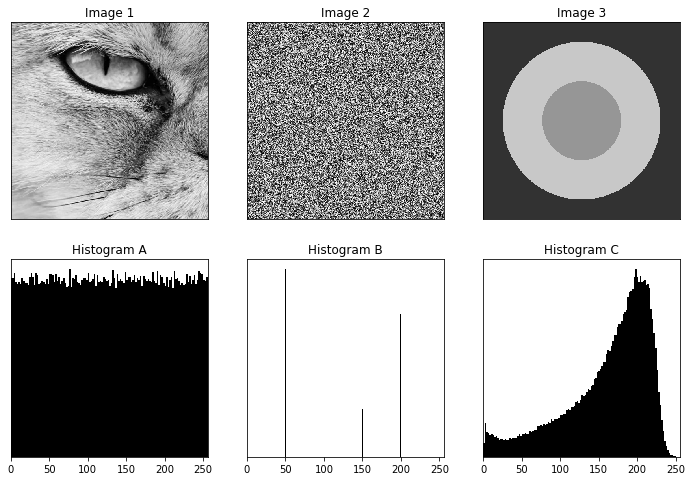
#> input picture 2. Data Science/04. Working with Images and Text/04. Test/histograms.png, 692 x 481 px
$ jupyter execute --allow-errors 'Test works.ipynb'
#> lines starting #> are read from the running program, lines starting #| are printed output that depends on the picture; after the words box and inside, x2 and y2 are one past the last pixel; in counts of white or black regions, pixels touching at a corner belong together
[cell 1]
import matplotlib.pyplot as plt
import skimage.io
import numpy as np
import skimage.morphology
import pandas as pd
import urllib.request as req
import re
from collections import Counter
import nltk
from nltk.corpus import stopwords
import os
from string import punctuation

[cell 2]
images = skimage.io.imread("histograms.png")
#> images is the input picture: shape (481, 692, 4); mean R, G, B, A 172.9, 172.9, 172.9, 255
hamburger = skimage.io.imread("hamburger.jpg")
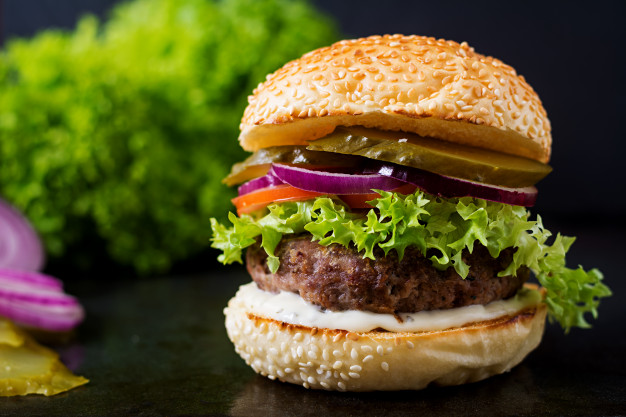
#> input picture 2. Data Science/04. Working with Images and Text/04. Test/hamburger.jpg, 626 x 417 px
#> hamburger is the input picture: shape (417, 626, 3); mean R, G, B 90.1, 84.1, 36.8

[cell 3]
plt.figure(figsize=(8, 8))
skimage.io.imshow(images)
plt.show()

[cell 4]
image1 = images[25:215, 20:200]
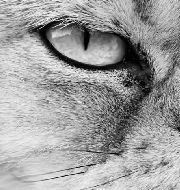
#> image1: shape (190, 180, 4); mean R, G, B, A 158.7, 158.7, 158.7, 255
image2 = images[25:215, 250:440]
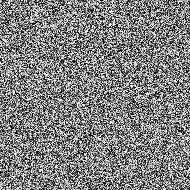
#> image2: shape (190, 190, 4); mean R, G, B, A 128.3, 128.3, 128.3, 255
image3 = images[25:215, 485:680]
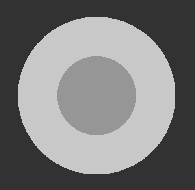
#> image3: shape (190, 195, 4); mean R, G, B, A 122.4, 122.4, 122.4, 255

[cell 5]
plt.figure(figsize=(8, 8))
skimage.io.imshow(image3)
plt.show()

[cell 6]
for x in range(3):
    plt.hist(image1[:, :, x].ravel(), bins=256)
plt.show()
#> figure, not shown here; tallest bar 668 high, from x = 210.8 to 211.8; tallest bar 668 high, from x = 210.8 to 211.8; tallest bar 668 high, from x = 210.8 to 211.8

[cell 7]
for x in range(3):
    plt.hist(image2[:, :, x].ravel(), bins=256)
plt.show()

[cell 8]
plt.hist(image2[:, :, 0].ravel(), bins=256)
plt.show()
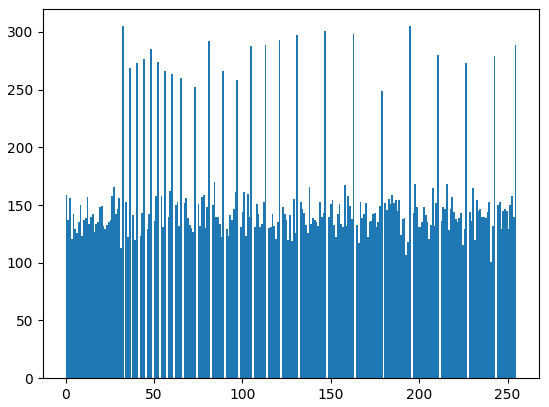
#> figure drawn by matplotlib, 1 panel

[cell 9]
for x in range(3):
    plt.hist(image3[:, :, x].ravel(), bins=256)
plt.xticks(np.arange(0, 256, step=50))
plt.show()
#> figure, not shown here; tallest bar 17545 high, from x = 50 to 50.59; tallest bar 17545 high, from x = 50 to 50.59; tallest bar 17545 high, from x = 50 to 50.59

[cell 10]
plt.hist(image3[:, :, 3].ravel(), bins=256)
plt.show()
#> figure, not shown here; tallest bar 37050 high, from x = 255 to 255

[cell 11]
hamburger.shape
#> Out = (417, 626, 3)

[cell 12]
red, green, blue = [hamburger[:, :, x] for x in range(3)]
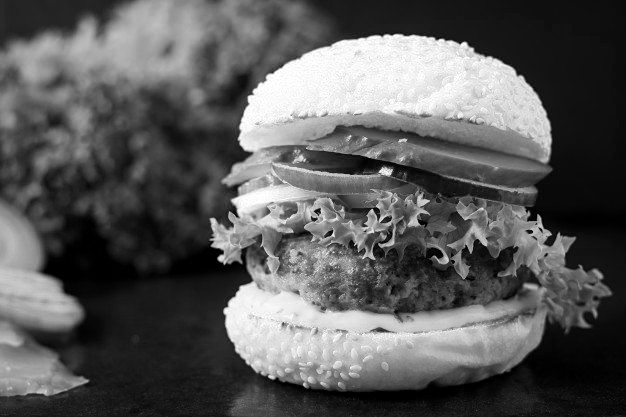
#> red: shape (417, 626); min 0, max 255, mean 90.1
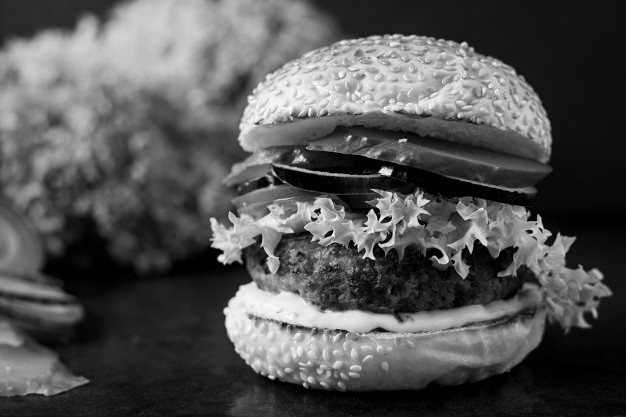
#> green: shape (417, 626); min 0, max 255, mean 84.1
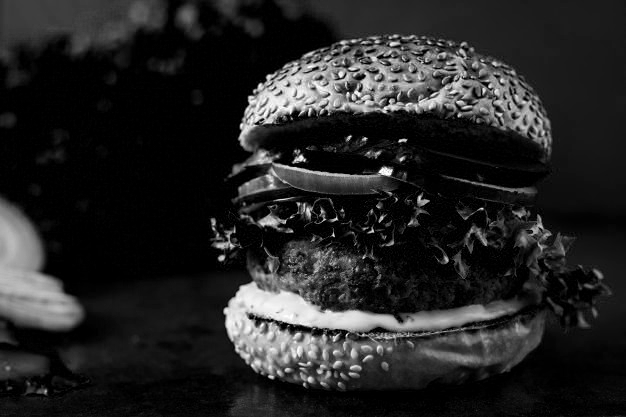
#> blue: shape (417, 626); min 0, max 255, mean 36.8

[cell 13]
colors = ["red", "green", "blue"]
for x in range(3):
    channel = hamburger[:, :, x].ravel()
    plt.hist(channel, bins=256, color=colors[x], alpha=0.7)
    print(f"{colors[x]}: {channel.mean()}")
    print(channel)
#> this loop made 3 passes
#> (printed output is left out)
plt.ylim(0, 10000)
plt.xticks(np.arange(0, 256, step=50))
plt.show()
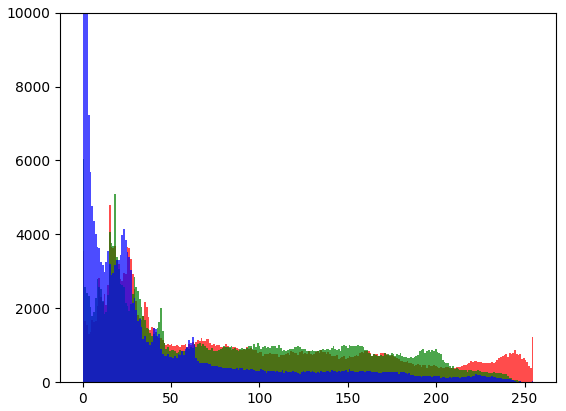
#> figure drawn by matplotlib, 1 panel; tallest bar 4795 high, from x = 14.94 to 15.94; tallest bar 6027 high, from x = 0 to 0.996; tallest bar 51823 high, from x = 0 to 0.996

[cell 14]
hamburger[:, :, 2]

[cell 15]
marker = skimage.morphology.square(3)

[cell 16]
marker

[cell 17]
blue_channel = hamburger[:, :, 2]

[cell 18]
blue_channel

[cell 19]
binary_opening_blue_channel = skimage.morphology.binary_opening(blue_channel, marker)
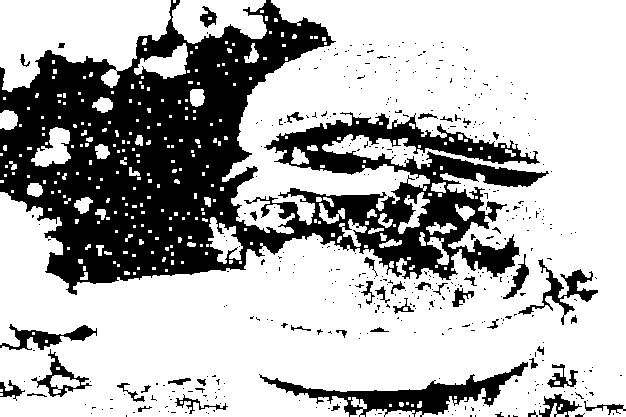
#> binary_opening_blue_channel: shape (417, 626) bool; 70.1% white; 442 black regions (394 under 20 px), largest, box (x1, y1, x2, y2) and area: (0, 0, 549, 295) 66706, (259, 362, 528, 417) 3935, (518, 259, 598, 325) 1114

[cell 20]
skimage.io.imshow(binary_opening_blue_channel)

[cell 21]
blue_channel_df = pd.DataFrame(data=binary_opening_blue_channel)
#> blue_channel_df = table of 417 rows and 626 columns

[cell 22]
blue_channel_df.stack().value_counts()

[cell 23]
with open('1342-0.txt', encoding="utf8") as file:
#> (reads 2. Data Science/04. Working with Images and Text/04. Test/1342-0.txt from the repository)
